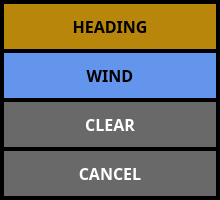
<?xml version="1.0" encoding="UTF-8"?>
<ui version="4.0">
 <class>BugSelector</class>
 <widget class="QDialog" name="BugSelector">
  <property name="geometry">
   <rect>
    <x>0</x>
    <y>0</y>
    <width>220</width>
    <height>200</height>
   </rect>
  </property>
  <property name="sizePolicy">
   <sizepolicy hsizetype="Expanding" vsizetype="Expanding">
    <horstretch>0</horstretch>
    <verstretch>0</verstretch>
   </sizepolicy>
  </property>
  <property name="minimumSize">
   <size>
    <width>220</width>
    <height>200</height>
   </size>
  </property>
  <property name="palette">
   <palette>
    <active>
     <colorrole role="Base">
      <brush brushstyle="SolidPattern">
       <color alpha="255">
        <red>255</red>
        <green>255</green>
        <blue>255</blue>
       </color>
      </brush>
     </colorrole>
     <colorrole role="Window">
      <brush brushstyle="SolidPattern">
       <color alpha="255">
        <red>0</red>
        <green>0</green>
        <blue>0</blue>
       </color>
      </brush>
     </colorrole>
    </active>
    <inactive>
     <colorrole role="Base">
      <brush brushstyle="SolidPattern">
       <color alpha="255">
        <red>255</red>
        <green>255</green>
        <blue>255</blue>
       </color>
      </brush>
     </colorrole>
     <colorrole role="Window">
      <brush brushstyle="SolidPattern">
       <color alpha="255">
        <red>0</red>
        <green>0</green>
        <blue>0</blue>
       </color>
      </brush>
     </colorrole>
    </inactive>
    <disabled>
     <colorrole role="Base">
      <brush brushstyle="SolidPattern">
       <color alpha="255">
        <red>0</red>
        <green>0</green>
        <blue>0</blue>
       </color>
      </brush>
     </colorrole>
     <colorrole role="Window">
      <brush brushstyle="SolidPattern">
       <color alpha="255">
        <red>0</red>
        <green>0</green>
        <blue>0</blue>
       </color>
      </brush>
     </colorrole>
    </disabled>
   </palette>
  </property>
  <property name="font">
   <font>
    <family>Piboto</family>
    <pointsize>12</pointsize>
    <weight>75</weight>
    <bold>true</bold>
   </font>
  </property>
  <property name="windowTitle">
   <string>BUGS</string>
  </property>
  <property name="styleSheet">
   <string notr="true">QPushButton
{
	border: none;
	color: white;
	background-color: DimGray;
	margin: 2px;
}
QPushButton::pressed
{
	border: none;
	color: black;
	background-color: LightGray;
	margin: 2px;
}
</string>
  </property>
  <layout class="QVBoxLayout" name="verticalLayout">
   <property name="spacing">
    <number>0</number>
   </property>
   <property name="leftMargin">
    <number>2</number>
   </property>
   <property name="topMargin">
    <number>2</number>
   </property>
   <property name="rightMargin">
    <number>2</number>
   </property>
   <property name="bottomMargin">
    <number>2</number>
   </property>
   <item>
    <widget class="QPushButton" name="m_pHeadingButton">
     <property name="sizePolicy">
      <sizepolicy hsizetype="MinimumExpanding" vsizetype="MinimumExpanding">
       <horstretch>0</horstretch>
       <verstretch>0</verstretch>
      </sizepolicy>
     </property>
     <property name="font">
      <font>
       <family>Droid Sans</family>
       <pointsize>12</pointsize>
       <weight>75</weight>
       <bold>true</bold>
      </font>
     </property>
     <property name="autoFillBackground">
      <bool>false</bool>
     </property>
     <property name="styleSheet">
      <string notr="true">QPushButton
{
	border: none;
	color: black;
	background-color: DarkGoldenrod;
	margin: 2px;
}
QPushButton::pressed
{
	border: none;
	color: black;
	background-color: LightGray;
	margin: 2px;
}
</string>
     </property>
     <property name="text">
      <string>HEADING</string>
     </property>
     <property name="iconSize">
      <size>
       <width>32</width>
       <height>32</height>
      </size>
     </property>
     <property name="autoDefault">
      <bool>false</bool>
     </property>
     <property name="flat">
      <bool>false</bool>
     </property>
    </widget>
   </item>
   <item>
    <widget class="QPushButton" name="m_pWindButton">
     <property name="sizePolicy">
      <sizepolicy hsizetype="MinimumExpanding" vsizetype="MinimumExpanding">
       <horstretch>0</horstretch>
       <verstretch>0</verstretch>
      </sizepolicy>
     </property>
     <property name="font">
      <font>
       <family>Droid Sans</family>
       <pointsize>12</pointsize>
       <weight>75</weight>
       <bold>true</bold>
      </font>
     </property>
     <property name="styleSheet">
      <string notr="true">QPushButton
{
	border: none;
	color: black;
	background-color: CornflowerBlue;
	margin: 2px;
}
QPushButton::pressed
{
	border: none;
	color: black;
	background-color: LightGray;
	margin: 2px;
}
</string>
     </property>
     <property name="text">
      <string>WIND</string>
     </property>
     <property name="iconSize">
      <size>
       <width>32</width>
       <height>32</height>
      </size>
     </property>
     <property name="autoDefault">
      <bool>false</bool>
     </property>
    </widget>
   </item>
   <item>
    <widget class="QPushButton" name="m_pClearButton">
     <property name="sizePolicy">
      <sizepolicy hsizetype="MinimumExpanding" vsizetype="MinimumExpanding">
       <horstretch>0</horstretch>
       <verstretch>0</verstretch>
      </sizepolicy>
     </property>
     <property name="font">
      <font>
       <family>Droid Sans</family>
       <pointsize>12</pointsize>
       <weight>75</weight>
       <bold>true</bold>
      </font>
     </property>
     <property name="text">
      <string>CLEAR</string>
     </property>
     <property name="iconSize">
      <size>
       <width>32</width>
       <height>32</height>
      </size>
     </property>
     <property name="autoDefault">
      <bool>false</bool>
     </property>
    </widget>
   </item>
   <item>
    <widget class="QPushButton" name="m_pCancelButton">
     <property name="sizePolicy">
      <sizepolicy hsizetype="MinimumExpanding" vsizetype="MinimumExpanding">
       <horstretch>0</horstretch>
       <verstretch>0</verstretch>
      </sizepolicy>
     </property>
     <property name="font">
      <font>
       <family>Droid Sans</family>
       <pointsize>12</pointsize>
       <weight>75</weight>
       <bold>true</bold>
      </font>
     </property>
     <property name="text">
      <string>CANCEL</string>
     </property>
     <property name="iconSize">
      <size>
       <width>32</width>
       <height>32</height>
      </size>
     </property>
     <property name="autoDefault">
      <bool>false</bool>
     </property>
    </widget>
   </item>
  </layout>
 </widget>
 <resources>
  <include location="../AHRSResources.qrc"/>
 </resources>
 <connections>
  <connection>
   <sender>m_pCancelButton</sender>
   <signal>clicked()</signal>
   <receiver>BugSelector</receiver>
   <slot>reject()</slot>
   <hints>
    <hint type="sourcelabel">
     <x>139</x>
     <y>178</y>
    </hint>
    <hint type="destinationlabel">
     <x>61</x>
     <y>-13</y>
    </hint>
   </hints>
  </connection>
 </connections>
</ui>
